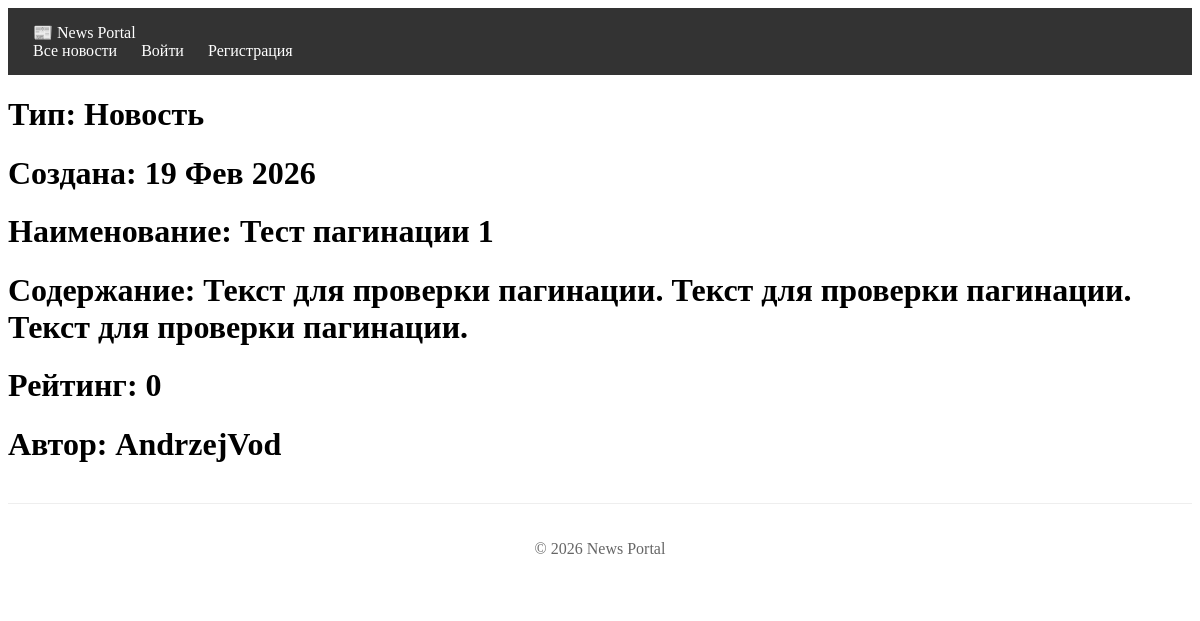
/news/6/, run on the app's committed database.
### news/models.py (models this page shows, shortened)
class Post(models.Model):
    ARTICLE = 'article'
    NEWS = 'news'
    POST_TYPES = (
        (ARTICLE, 'Статья'),
        (NEWS, 'Новость'),
    )
    author = models.ForeignKey(Author, on_delete=models.CASCADE)
    type = models.CharField(choices=POST_TYPES, max_length=7)
    created_at = models.DateTimeField(auto_now_add=True)
    categories = models.ManyToManyField(Category, through='PostCategory')
    title = models.CharField(max_length=255)
    text = models.TextField()
    rating = models.IntegerField(default=0)

class Author(models.Model):
    user = models.OneToOneField(User, on_delete=models.CASCADE)
    rating = models.IntegerField(default=0)
    def __str__(self):
        return self.user.username

### news/views.py (the view)
# urls.py: path("<int:pk>/", PostDetail.as_view(), name="post_detail"),
class PostDetail(DetailView):
    model = Post
    template_name = 'new.html'
    context_object_name = 'new'

### news/templatetags/custom_filters.py (called while the page is built)
@register.filter
def censor(value):
    if not value:
        return value
    bad_words = ['дурак', 'идиот', 'редиска', 'болван']
    result = value
    for word in bad_words:
        if len(word) > 2:
            censored = word[0] + '*' * (len(word) - 2) + word[-1]
        else:
            censored = '*' * len(word)
        result = re.sub(
            re.escape(word),
            censored,
            result,
            flags=re.IGNORECASE
        )
    return result

### templates/new.html (shortened to what this page needs)
{% extends 'flatpages/default.html' %}
{% load custom_filters %}
{% block content %}
<h1>Тип: {{ new.get_type_display }}</h1>
<h1>Создана: {{ new.created_at|date:"d M Y" }}</h1>
<h1>Наименование: {{ new.title|censor }}</h1>
<h1>Содержание: {{ new.text|censor }}</h1>
<h1>Рейтинг: {{ new.rating }}</h1>
<h1>Автор: {{ new.author }}</h1>
{% endblock content %}

### data on the page
Post: type "Новость", created_at "19 Фев 2026", title|censor "Тест пагинации 1", text|censor "Текст для проверки пагинации. Текст для проверки пагинации. Текст для проверки пагинации.", rating "0", author "AndrzejVod"
